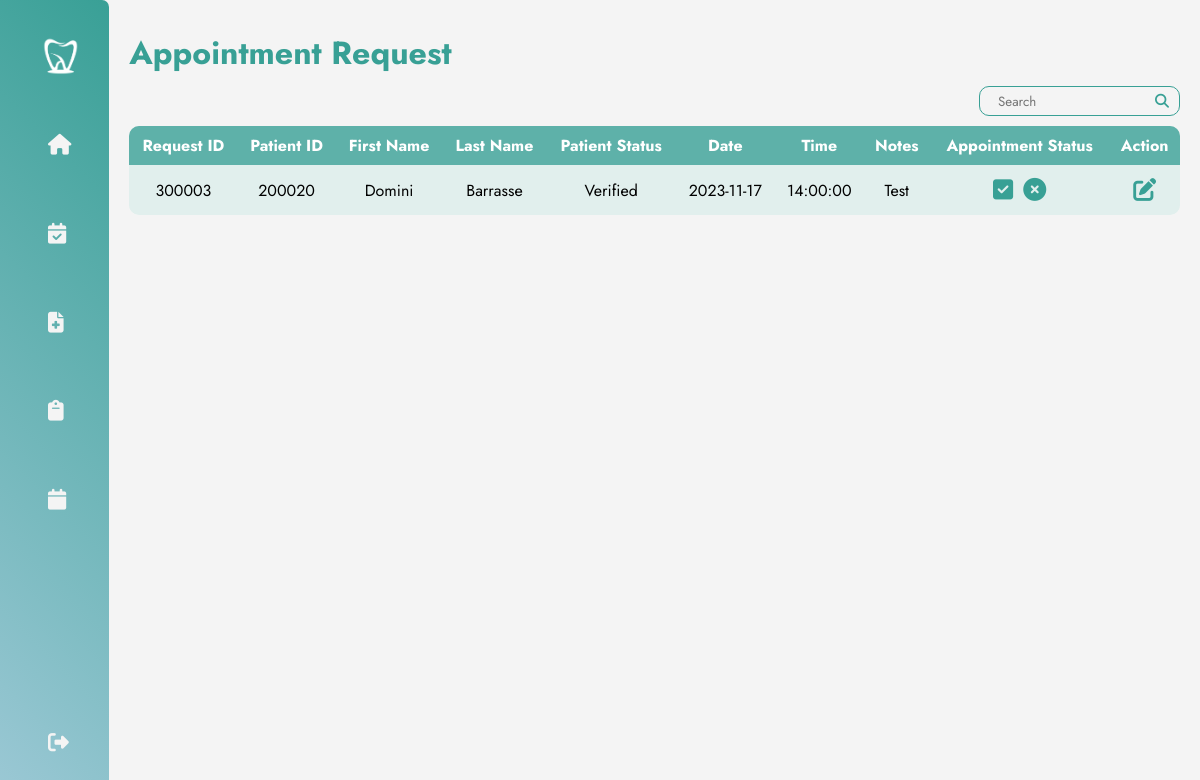
Screenshot of /pages/appointmentRequest.php with the database file from the repository.
### tables this page shows
CREATE TABLE `requests` (
  `requestID` int(10) NOT NULL,
  `patientID` int(10) DEFAULT NULL,
  `requestServices` varchar(150) DEFAULT NULL,
  `requestDate` date DEFAULT NULL,
  `requestTime` time DEFAULT NULL,
  `requestNotes` text DEFAULT NULL,
  `requestStatus` varchar(10) DEFAULT 'Pending'
);

CREATE TABLE `patients` (
  `patientID` int(10) NOT NULL,
  `patientFirstName` varchar(30) DEFAULT NULL,
  `patientLastName` varchar(30) DEFAULT NULL,
  `patientAge` int(11) DEFAULT NULL,
  `patientSex` varchar(10) DEFAULT NULL,
  `patientMobileNo` varchar(15) DEFAULT NULL,
  `patientEmail` varchar(70) DEFAULT NULL,
  `patientAddress` varchar(100) DEFAULT NULL,
  `patientOccupation` varchar(30) DEFAULT NULL,
  `patientBalance` decimal(15,2) DEFAULT 0.00,
  `patientStatus` varchar(15) DEFAULT 'Not Verified'
);

### pages/appointmentRequest.php (the view, shortened to what this page needs)
<?php
  include("../phpFiles/dbConnect.php");
  $searchKeyword = "";
  $sql = "SELECT requests.requestID, requests.patientID, patients.patientFirstName, patients.patientLastName, patients.patientStatus, requests.requestDate, requests.requestTime, requests.requestNotes, requests.requestStatus
          FROM requests
          LEFT JOIN patients ON requests.patientID = patients.patientID
          WHERE requests.requestStatus ='Pending'";
  $sql .= ";";
  $result = $conn->query($sql);
?>
<!DOCTYPE html>
<html lang="en">
<head>
    <link rel="stylesheet" href="../styles/transaction.css">
    <?php include('header.php'); ?>
</head>
<body>
    <div class="container">
        <?php include('sidebar.php'); ?>
        <main>
          <h1>Appointment Request</h1>
          <div class="main-content">
            <div class="contain">
              <form action="<?php echo htmlspecialchars($_SERVER["PHP_SELF"]); ?>" method="post" class="search">
                <input type="text" name="searchKeyword" value="<?php echo $searchKeyword; ?>" placeholder="  Search">
                <i class="fa-solid fa-magnifying-glass"></i>
              </form>
            </div>
            <?php
              if ($result->num_rows > 0) {
                  echo "<table>";
                  echo "<tr><th>Request ID</th><th>Patient ID</th><th>First Name</th><th>Last Name</th><th>Patient Status</th><th>Date</th><th>Time</th><th>Notes</th><th>Appointment Status</th><th>Action</th></tr>";
                  while ($row = $result->fetch_assoc()) {
                    echo "<tr>";
                    echo "<td>" . $row["requestID"] . "</td>";
                    echo "<td>" . $row["patientID"] . "</td>";
                    echo "<td>" . $row["patientFirstName"] . "</td>";
                    echo "<td>" . $row["patientLastName"] . "</td>";
                    echo "<td>" . $row["patientStatus"] . "</td>";
                    echo "<td>" . $row["requestDate"] . "</td>";
                    echo "<td>" . $row["requestTime"] . "</td>";
                    echo "<td>" . $row["requestNotes"] . "</td>";
                    echo "<td>";
                    if ($row["requestStatus"] == "Pending") {
                        echo "<div class='action-buttons'>
                              <form action='appointmentRequestUpdate.php' method='post'>
                                  <input type='hidden' name='requestID' value='{$row['requestID']}'>
                                  <input type='hidden' name='newStatus' value='Approved'>
                                  <button type='submit' name='approve'><i class='fas fa-check-square'></i></button>
                              </form>";
                        echo "<form action='appointmentRequestUpdate.php' method='post'>
                                  <input type='hidden' name='requestID' value='{$row['requestID']}'>
                                  <input type='hidden' name='newStatus' value='Declined'>
                                  <button type='submit' name='decline'><i class='fas fa-times-circle'></i></button>
                                </form>";
                        echo "</div>";
                    } else {
                        echo $row["requestStatus"];
                    }
                    echo "</td>";
                    echo "<td>
                            <div class='action-buttons'>
                              <form action='appointmentRequestUpdate.php' method='post'>
                                  <input type='hidden' name='requestID' value='{$row['requestID']}'>
                                  <input type='hidden' name='requestStatus' value='{$row['requestStatus']}'>
                                  <button type='submit'><i class='fas fa-edit'></i></button>
                              </form>
                          </td>";
                    echo "</tr>";
                  }
                  echo "</div>";
              } else {
                  echo "0 results";
              }
            ?>
          </div>
</body>
</html>

### styles/transaction.css (style rules this page uses)
:root { --bg: #f4f4f4; --bg-darker: #eaf4f3; --teal: #38a095; --lightgreen: #cce1df; --lightblue: #90cac4; --blue: #8edaf1; }
* { margin: 0; padding: 0; outline: none; border: none; text-decoration: none; box-sizing: border-box; font-family: "Jost", sans-serif; }
body { background: var(--bg); }
.container { display: flex; }
main { position: relative; padding: 20px; width: calc(100% - 100px); }
.contain { height: 30px; display: flex; justify-content: flex-end; gap: 15px; }
.button, .search { font-size: 1.2em; background: none; }
.search { display: flex; border: 1px solid var(--teal); border-radius: 10px; padding-left: 10px; }
.search input { background: none; }
.search i { color: var(--teal); font-size: 14px; padding: 0 10px 0 5px; align-self: center; }
h1 { padding: 10px 0; color: var(--teal); }
.main-content { text-align: center; }
table { overflow: hidden; border-radius: 10px; margin-top: 10px; border-collapse: collapse; width: 100%; }
th, td { padding: 8px; text-align: center; word-wrap: break-word; }
th { background-color: #5EB1A9; color: white; }
tr:nth-child(even) { background-color: #E1EFED; }
tr:nth-child(odd) { background-color: #CFE7E4; }
.action-buttons { display: flex; gap: 10px; align-items: center; justify-content: center; }
.action-buttons button { font-size: 23px; background-color:transparent; color: #38a095; }

### styles/sidebar.css (style rules this page uses)
* { font-family: 'Jost', sans-serif; }
:root { --green: #39a096; --lightblue: #a0cad8; --white: #f4f4f4; --darkwhite: #f4fafa; }

### rows the page displays
requests: requestID "300003", patientID "200020", patientID.patientFirstName "Domini", patientID.patientLastName "Barrasse", patientID.patientStatus "Verified", requestDate "2023-11-17", requestTime "14:00:00", requestNotes "Test"
